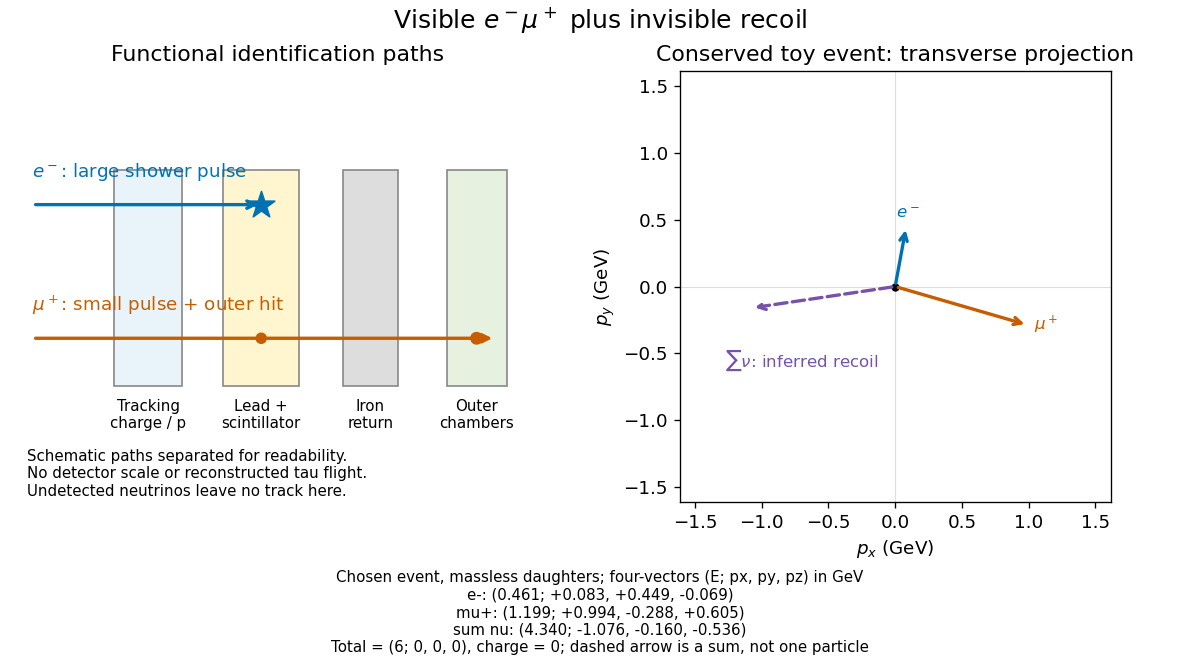

The Python source for this figure:
"""Functional detector sketch and a fully conserved original toy event.

Tested with Python 3.14, NumPy 2.3.5, Matplotlib 3.10.7.
Run from _media; emits this script's basename with .png in the working directory.
"""
from pathlib import Path
import runpy
import numpy as np
import matplotlib.pyplot as plt
from matplotlib.patches import Rectangle


def main():
    model = runpy.run_path(str(Path(__file__).with_name('tau-pair-missing-mass-phase-space.py')))
    events, x = model['generate']()
    model['checks'](events, x)
    _, missing, acop = model['diagnostics'](events)
    # Choose a readable projection from valid generated cases, not a historical event.
    mask = (acop > 65) & (acop < 90) & (events[:, 0, 0, 2] > .4) & (events[:, 1, 0, 1] > .4)
    i = int(np.flatnonzero(mask)[0])
    e, mu = events[i, 0, 0], events[i, 1, 0]
    q = missing[i]
    assert np.max(np.abs(e + mu + q - [6, 0, 0, 0])) < 1e-10
    plt.rcParams.update({'font.size':11,'figure.facecolor':'white','axes.facecolor':'white'})
    fig, (a,b) = plt.subplots(1,2,figsize=(10,5.5),layout='constrained',gridspec_kw={'width_ratios':[1,1.1]})
    a.set(xlim=(0,10),ylim=(0,10),title='Functional identification paths')
    a.axis('off')
    for y, label, color in [(6.9,r'$e^-$: large shower pulse','#0072b2'),(3.8,r'$\mu^+$: small pulse + outer hit','#c65d00')]:
        endpoint = 4.7 if y > 5 else 9
        a.annotate('',(endpoint,y),(.5,y),arrowprops={'arrowstyle':'->','color':color,'lw':2})
        a.text(.5,y+.65,label,color=color,fontsize=11)
    for left,width,label,col in [(2,1.25,'Tracking\ncharge / p','#e8f3fa'),(4,1.4,'Lead +\nscintillator','#fff5ce'),(6.2,1.0,'Iron\nreturn','#ddd'),(8.1,1.1,'Outer\nchambers','#e6f1df')]:
        a.add_patch(Rectangle((left,2.7),width,5,facecolor=col,edgecolor='#888',zorder=0))
        a.text(left+width/2,2.4,label,ha='center',va='top',fontsize=9)
    a.scatter([4.7],[6.9],s=280,color='#0072b2',marker='*',zorder=3)
    a.scatter([4.7,8.65],[3.8,3.8],s=[35,45],color='#c65d00',zorder=3)
    a.text(.4,.15,'Schematic paths separated for readability.\nNo detector scale or reconstructed tau flight.\nUndetected neutrinos leave no track here.',fontsize=9)
    b.set(title='Conserved toy event: transverse projection',xlabel=r'$p_x$ (GeV)',ylabel=r'$p_y$ (GeV)',aspect='equal')
    vectors=[(e,r'$e^-$','#0072b2','-'),(mu,r'$\mu^+$','#c65d00','-'),(q,r'$\sum\nu$: inferred recoil','#7851a9','--')]
    for p,label,color,style in vectors:
        b.annotate('',p[1:3],(0,0),arrowprops={'arrowstyle':'->','color':color,'lw':2,'linestyle':style})
        labelpos = 1.14*p[1:3]
        if style == '--':
            labelpos = np.array([-.7, -.6])
        b.text(*labelpos,label,color=color,ha='center',fontsize=10)
    b.axhline(0,color='#ddd',lw=.7); b.axvline(0,color='#ddd',lw=.7)
    b.plot(0,0,'ko',ms=4)
    limit=1.5*max(np.max(np.abs(e[1:3])),np.max(np.abs(mu[1:3])),np.max(np.abs(q[1:3])))
    b.set(xlim=(-limit,limit),ylim=(-limit,limit))
    rows=[f'{label}: ({p[0]:.3f}; {p[1]:+.3f}, {p[2]:+.3f}, {p[3]:+.3f})' for label,p in [('e-',e),('mu+',mu),('sum nu',q)]]
    fig.suptitle(r'Visible $e^-\mu^+$ plus invisible recoil',fontsize=15)
    fig.supxlabel('Chosen event, massless daughters; four-vectors (E; px, py, pz) in GeV\n'+'\n'.join(rows)+'\nTotal = (6; 0, 0, 0), charge = 0; dashed arrow is a sum, not one particle',fontsize=9)
    fig.savefig(Path(__file__).stem+'.png',dpi=120,facecolor='white')
    plt.close(fig)
    print('geometry_event_index',i,'four_vectors',rows)


if __name__ == '__main__':
    main()
